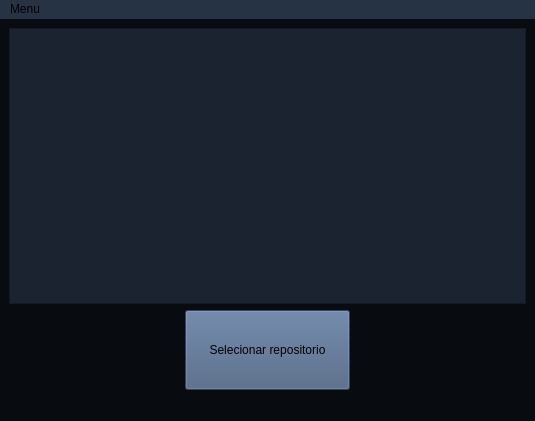
<?xml version="1.0" encoding="UTF-8"?>
<ui version="4.0">
 <class>MainWindow</class>
 <widget class="QMainWindow" name="MainWindow">
  <property name="geometry">
   <rect>
    <x>0</x>
    <y>0</y>
    <width>535</width>
    <height>421</height>
   </rect>
  </property>
  <property name="windowTitle">
   <string>MainWindow</string>
  </property>
  <property name="styleSheet">
   <string notr="true">background-color: rgb(8, 11, 15);</string>
  </property>
  <widget class="QWidget" name="centralwidget">
   <layout class="QVBoxLayout" name="verticalLayout_2">
    <item>
     <layout class="QVBoxLayout" name="verticalLayout">
      <item>
       <widget class="QListWidget" name="list_repos_names">
        <property name="styleSheet">
         <string notr="true">background-color: rgb(27, 35, 48);</string>
        </property>
       </widget>
      </item>
      <item>
       <layout class="QHBoxLayout" name="horizontalLayout">
        <item>
         <widget class="QPushButton" name="button_repo_select">
          <property name="minimumSize">
           <size>
            <width>50</width>
            <height>80</height>
           </size>
          </property>
          <property name="maximumSize">
           <size>
            <width>165</width>
            <height>80</height>
           </size>
          </property>
          <property name="cursor">
           <cursorShape>UpArrowCursor</cursorShape>
          </property>
          <property name="styleSheet">
           <string notr="true">background-color: rgb(71, 94, 127);</string>
          </property>
          <property name="text">
           <string>Selecionar repositorio</string>
          </property>
          <property name="shortcut">
           <string>Return</string>
          </property>
         </widget>
        </item>
       </layout>
      </item>
     </layout>
    </item>
   </layout>
  </widget>
  <widget class="QMenuBar" name="menubar">
   <property name="geometry">
    <rect>
     <x>0</x>
     <y>0</y>
     <width>535</width>
     <height>20</height>
    </rect>
   </property>
   <property name="styleSheet">
    <string notr="true">background-color: rgb(38, 51, 68);</string>
   </property>
   <widget class="QMenu" name="menuMenu">
    <property name="title">
     <string>Menu</string>
    </property>
    <addaction name="action_return"/>
   </widget>
   <addaction name="menuMenu"/>
  </widget>
  <widget class="QStatusBar" name="statusbar"/>
  <action name="action_return">
   <property name="text">
    <string>Voltar</string>
   </property>
  </action>
 </widget>
 <resources/>
 <connections/>
</ui>
